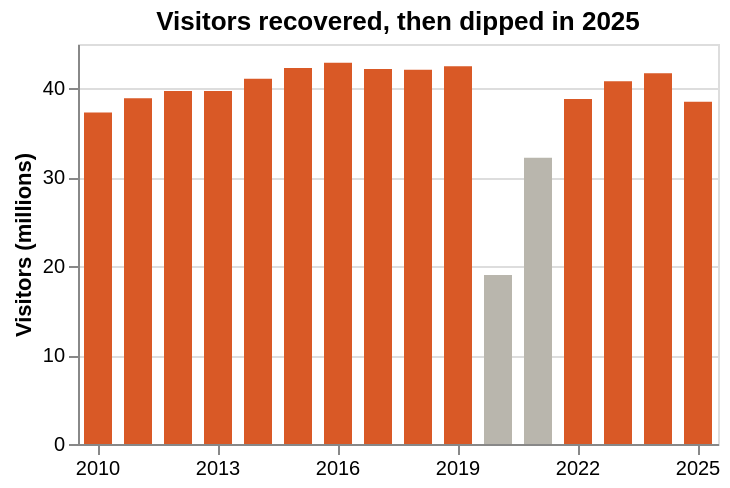

Source (notebook cell):
### Code cell
#| hide
#| caption: Visitors to Las Vegas per year (LVCVA). Grey bars are the 2020 closure and 2021 reopening.
v = visitors.reset_index().rename(columns={"Visitors (M)": "visitors_m", "Strip win per visitor (2025 $)": "per_visitor"})
v["period"] = np.where(v.year.isin([2020, 2021]), "COVID", "normal")
alt.Chart(v).mark_bar(size=14).encode(
    x=alt.X("year:O", title=None, axis=alt.Axis(labelAngle=0, values=list(range(2010, 2026, 3)))),
    y=alt.Y("visitors_m:Q", title="Visitors (millions)"),
    color=alt.Color("period:N", legend=None, scale=alt.Scale(domain=["normal", "COVID"], range=[ORANGE, "#b9b6ad"])),
    tooltip=["year:O", alt.Tooltip("visitors_m:Q", title="Visitors (M)", format=".1f")]
).properties(height=200, title="Visitors recovered, then dipped in 2025")

### Figure 1 — Vega-Lite specification as saved in the notebook (floating-point values rounded to 4 significant figures)
{"config": {"view": {"continuousWidth": 300, "continuousHeight": 300}}, "data": {"name": "data-1e1521962fb6f0c495507909d7716381"}, "mark": {"type": "bar", "size": 14}, "encoding": {"color": {"field": "period", "legend": null, "scale": {"domain": ["normal", "COVID"], "range": ["#d95926", "#b9b6ad"]}, "type": "nominal"}, "tooltip": [{"field": "year", "type": "ordinal"}, {"field": "visitors_m", "format": ".1f", "title": "Visitors (M)", "type": "quantitative"}], "x": {"axis": {"labelAngle": 0, "values": [2010, 2013, 2016, 2019, 2022, 2025]}, "field": "year", "title": null, "type": "ordinal"}, "y": {"field": "visitors_m", "title": "Visitors (millions)", "type": "quantitative"}}, "height": 200, "title": "Visitors recovered, then dipped in 2025", "$schema": "https://vega.github.io/schema/vega-lite/v6.4.1.json", "datasets": {"data-1e1521962fb6f0c495507909d7716381": [{"year": 2010, "visitors_m": 37.3, "per_visitor": 229.0, "period": "normal"}, {"year": 2011, "visitors_m": 38.9, "per_visitor": 223.0, "period": "normal"}, {"year": 2012, "visitors_m": 39.7, "per_visitor": 219.0, "period": "normal"}, {"year": 2013, "visitors_m": 39.7, "per_visitor": 227.0, "period": "normal"}, {"year": 2014, "visitors_m": 41.1, "per_visitor": 211.0, "period": "normal"}, {"year": 2015, "visitors_m": 42.3, "per_visitor": 204.0, "period": "normal"}, {"year": 2016, "visitors_m": 42.9, "per_visitor": 199.0, "period": "normal"}, {"year": 2017, "visitors_m": 42.2, "per_visitor": 201.0, "period": "normal"}, {"year": 2018, "visitors_m": 42.1, "per_visitor": 201.0, "period": "normal"}, {"year": 2019, "visitors_m": 42.5, "per_visitor": 195.0, "period": "normal"}, {"year": 2020, "visitors_m": 19.0, "per_visitor": 244.0, "period": "COVID"}, {"year": 2021, "visitors_m": 32.2, "per_visitor": 260.0, "period": "COVID"}, {"year": 2022, "visitors_m": 38.8, "per_visitor": 235.0, "period": "normal"}, {"year": 2023, "visitors_m": 40.8, "per_visitor": 230.0, "period": "normal"}, {"year": 2024, "visitors_m": 41.7, "per_visitor": 217.0, "period": "normal"}, {"year": 2025, "visitors_m": 38.5, "per_visitor": 229.0, "period": "normal"}]}}
